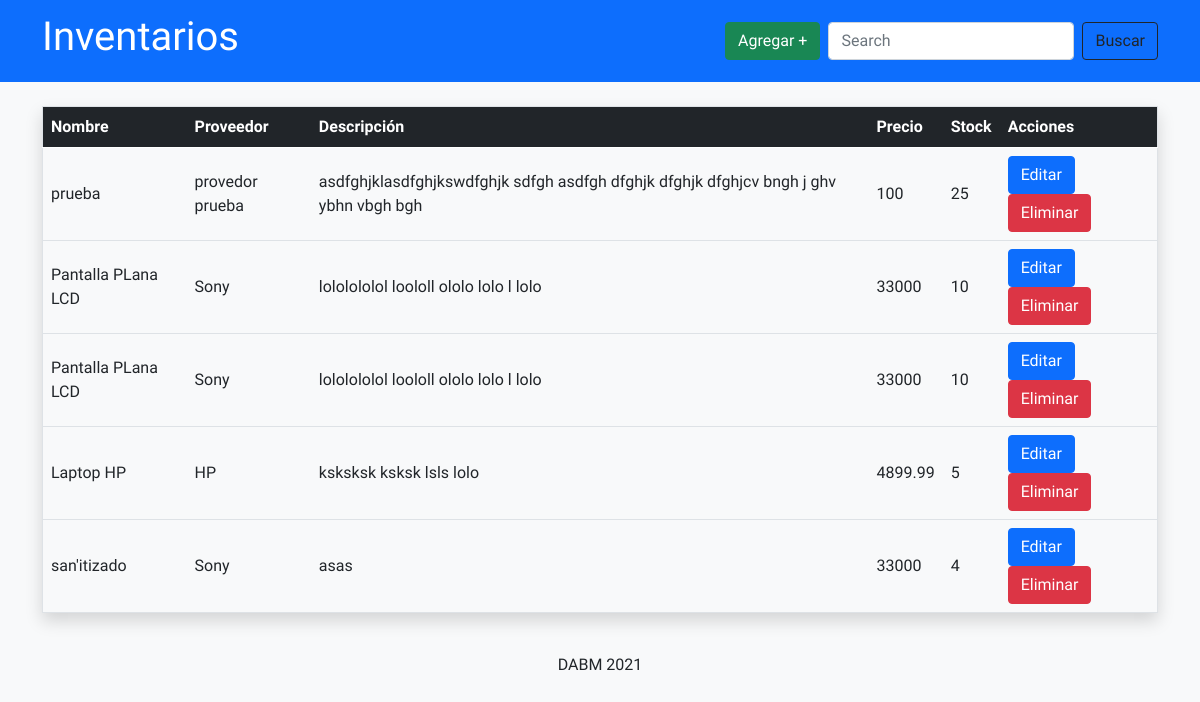
The page / on the database its author committed.
### tables this page shows
CREATE TABLE `inventario` (
  `id` int(11) NOT NULL,
  `nombre_producto` varchar(50) NOT NULL,
  `proveedor` varchar(50) NOT NULL,
  `descripcion` longtext NOT NULL,
  `precio` varchar(10) NOT NULL,
  `stock` int(3) NOT NULL,
  `fecha_registro` datetime NOT NULL DEFAULT current_timestamp(),
  `editado` datetime NOT NULL DEFAULT current_timestamp()
);

### controllers/Main.php (called while the page is built, shortened)
<?php
class Main{
    public static function main(Router $router){
        $productos = Producto::all();
        $datos= array(
            'productos' => $productos,
            'color'=>'rojo'
        );
        $router->render('main/index', $datos);
    }
}

### public/index.php (called while the page is built, shortened)
<?php
$router= new Router();
$router->get('/', [Main::class,'main']);
$router->get('/agregar', [Main::class,'agregar']);
$router->post('/agregar', [Main::class,'agregar']);
$router->comprobarRutas();

### models/Producto.php (called while the page is built, shortened)
<?php
class Producto {
    protected static $db;
    public static function setDB($database){
        self::$db=$database;
    }
    public static function all(){
        $query = "SELECT * FROM  inventario ";
        $consulta=self::consultarSQL($query);
        return $consulta;
    }
    public static function consultarSQL($query){
        $resultado = self::$db->query($query);
        $array=array();
        while($resgistro = $resultado->fetch_assoc()){
            $array[]=self::crearObjeto($resgistro);
        }
        return $array;
    }
    protected static function crearObjeto($resgistro){
        $objeto = new self;
        foreach($resgistro as $key=>$value){
            if(property_exists($objeto, $key)){
                $objeto->$key=$value;
            }
        }
        return $objeto;
    }
}

### views/main/index.php (the view)
<main class="container-md mt-4">
    <table class="table border shadow align-middle">
        <thead class="table-dark">
            <tr>
                <th>Nombre</th>
                <th>Proveedor</th>
                <th>Descripción</th>
                <th>Precio</th>
                <th>Stock</th>
                <th>Acciones</th>
            </tr>
        </thead>
        <tbody>
        <?php foreach($productos as $producto){?>
            <tr>
                <td> <?php echo $producto->nombre_producto; ?></td>
                <td><?php echo $producto->proveedor; ?></td>
                <td> <?php echo $producto->descripcion; ?> </td>
                <td><?php echo $producto->precio; ?></td>
                <td><?php echo $producto->stock; ?></td>
                <td>
                    <button type="button" class="btn btn-primary">Editar</button>
                    <button type="button" class="btn btn-danger">Eliminar</button>
                </td>
            </tr>
         <?php } ?>
        </tbody>
    </table>
</main>

### Router.php (shortened to what this page needs)
<?php
class Router{
    public $rutasGET= array();
    public $rutasPOST=array();
    public function get($url, $fn){
        $this->rutasGET[$url]=$fn;
    }
    public function post($url, $fn){
        $this->rutasPOST[$url]=$fn;
    }
    public function comprobarRutas(){
        $url=isset($_GET['url'])?$_GET['url']:null;
        $urlActual= $url?? '/';
        $metodo = $_SERVER['REQUEST_METHOD'];
        if($metodo==='GET'){
            $fn = $this->rutasGET[$urlActual]?? null;
        }else{
            $fn = $this->rutasPOST[$urlActual]?? null;
        }
        if($fn){
            call_user_func($fn, $this);
        }else{
            echo 'Pagina no existe';
        }
    }
    public function render($vista, $datos=array()){
        include_once __DIR__."/views/{$vista}.php";
        $contenido = ob_get_clean();
        include_once __DIR__."/views/layout.php";
    }
}

### views/layout.php (shortened to what this page needs)
<!DOCTYPE html>
<html lang="en">
<head>
    <link href="https://cdn.jsdelivr.net/npm/bootstrap@5.0.0-beta3/dist/css/bootstrap.min.css" rel="stylesheet">
    <link rel="stylesheet" href="css/style.css">
</head>
<body>
    <header class="navbar navbar-dark bg-primary sticky-top">
        <div class="container-md">
            <a class="navbar-brand" href="#">
                <h1>Inventarios</h1>
            </a>
            <div class="d-flex flex-row">
                <a href="<?php URL ?>agregar" type="button" class="btn btn-success me-2">Agregar +</a>
                <form class="d-flex">
                    <input class="form-control me-2" type="search" placeholder="Search" aria-label="Search">
                    <button class="btn btn-outline-dark" type="submit">Buscar</button>
                </form>
            </div>
        </div>
    </header>
    <?php echo $contenido; ?>
    <footer>
        <div class="container-md p-4">
            <p class="text-center fs-6">DABM 2021</p>
        </div>
    </footer>
</body>
</html>

### public/css/style.css (style rules this page uses)
body { font-family: 'Hind Siliguri', sans-serif; background-color: #f8f9fa; }

### rows shown on the page
inventario: nombre_producto "prueba", proveedor "provedor prueba", descripcion "asdfghjklasdfghjkswdfghjk sdfgh asdfgh dfghjk dfghjk dfghjcv bngh j ghv ybhn vbgh bgh", precio "100", stock "25"
inventario: nombre_producto "Pantalla PLana LCD", proveedor "Sony", descripcion "lololololol loololl ololo lolo l lolo", precio "33000", stock "10"
inventario: nombre_producto "Pantalla PLana LCD", proveedor "Sony", descripcion "lololololol loololl ololo lolo l lolo", precio "33000", stock "10"
inventario: nombre_producto "Laptop HP", proveedor "HP", descripcion "ksksksk ksksk lsls lolo", precio "4899.99", stock "5"
inventario: nombre_producto "san'itizado", proveedor "Sony", descripcion "asas", precio "33000", stock "4"
